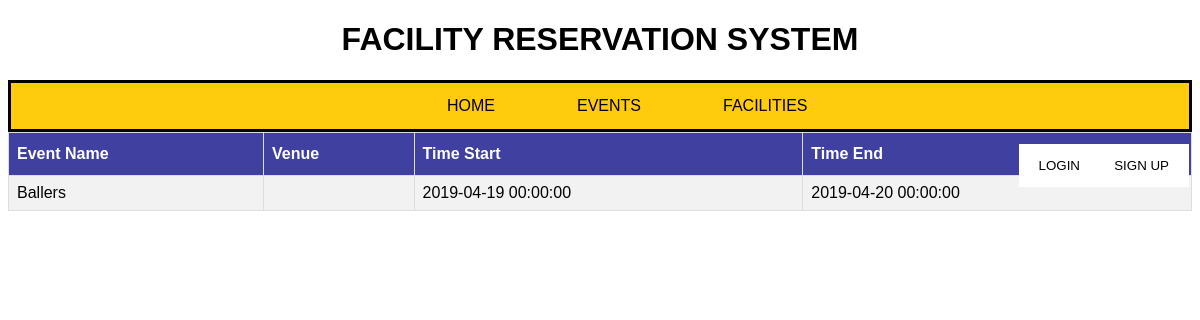
Before: /php/event_page_home.php with the older database file.
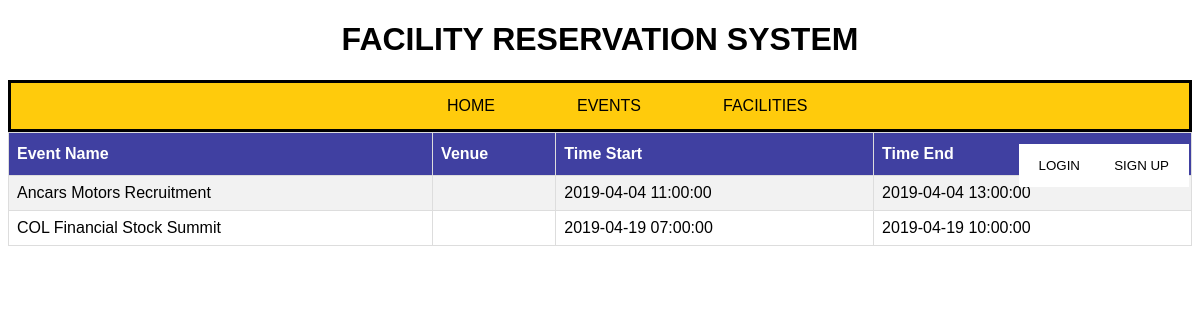
After: the same page with the newer database file.
### tables this page shows
CREATE TABLE `reservation` (
  `resID` int(100) NOT NULL,
  `user_ID` int(11) NOT NULL,
  `title` varchar(255) NOT NULL,
  `Venue` varchar(100) NOT NULL,
  `start_event` datetime NOT NULL,
  `end_event` datetime NOT NULL,
  `status` varchar(100) NOT NULL DEFAULT 'Pending'
);

### php/event_page_home.php (the view, shortened to what this page needs)
<?php include('DBConnector.php'); ?>
<!DOCTYPE html>
<html>
<head>
  <link rel="stylesheet" type="text/css" href="../stylesheet/style.css">
  <h1>FACILITY RESERVATION SYSTEM</h1>
</head>
<body>
  <ul class="menu">
    <li class="home_index"><a href="../index.html" class="home">HOME</a></li>
    <li class="events_index"><a href="event_page_home.php" class="events">EVENTS</a></li>
    <li class="faci_index"><a href="list_facilities_home.php" class="faci">FACILITIES</a></li>
  </ul>
    <table id="customers">
        <tr>
          <th>Event Name</th>
          <th>Venue</th>
          <th>Time Start</th>
          <th>Time End</th>
        </tr>
    <?php
      $sql = "SELECT * FROM reservation WHERE status LIKE 'Approved'";
      $result = $conn-> query($sql);
      if ($result-> num_rows > 0){
        while ($row = $result-> fetch_assoc()){
          echo "<tr>
              <td>" . $row["title"] . "</td>
              <td>" . $row["Venue"] . "</td>
              <td>"  . $row["start_event"] . "</td>
              <td>" . $row["end_event"] . "</td>
              </tr>";
        }
        echo "</table>";
      }else{
        echo "0 result";
      }
    ?>
  <button onclick="document.getElementById('id01').style.display='block'" style="width:auto;" class="loginB">LOGIN</button>
  <button onclick="document.getElementById('id02').style.display='block'" style="width:auto;" class="signupB">SIGN UP</button>
</body>
</html>

Changed rows visible on the page:
removed reservation: title "Ballers", start_event "2019-04-19 00:00:00", end_event "2019-04-20 00:00:00"
added reservation: title "Ancars Motors Recruitment", start_event "2019-04-04 11:00:00", end_event "2019-04-04 13:00:00"
added reservation: title "COL Financial Stock Summit", start_event "2019-04-19 07:00:00", end_event "2019-04-19 10:00:00"
